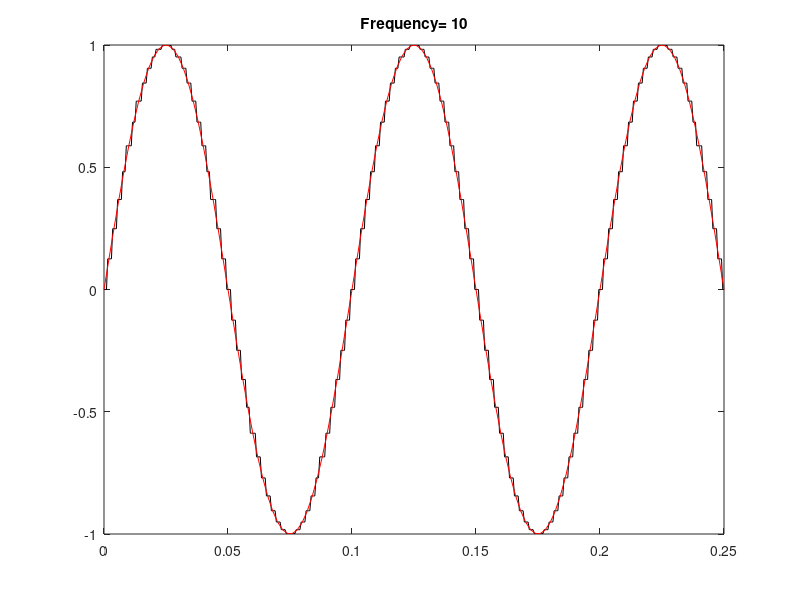

Write the MATLAB code that produced this figure. (Note: this script raises an error after producing the figure.)
% simulatedPSD

% Produce a 120Hz sampled stimulus to match the monitor
dur_in_sec=0.25; % duration of stimulus collection
Fs_stim=500; % sampling rate of the monitor
Fs=2000; % sampling rate of the brain
dur_in_freq=dur_in_sec*Fs_stim; % duration in sampling frequency of the monitor
sampling_monitor=0:1/Fs_stim:dur_in_sec;
sampling_VEP=0:1/Fs:dur_in_sec;
stim_freq=[10 20 30 40 60 80];
plot_color=['k','b','r','g','c','m','y'];
window=[125 250];

for x=1:length(stim_freq)
    flicker=sin(2*pi*sampling_monitor*stim_freq(x));
    for y=1:length(window)
        for z=1:length(sampling_VEP)
            temp1=sampling_monitor-sampling_VEP(z);
            temp2=min(abs(temp1));
            temp3=find(abs(temp1)==temp2);
            simVEP(:,z)=flicker(:,temp3(1));
        end
        if y==1
            figure(1)
            plot(sampling_VEP,simVEP,'-k')
            hold on
            plot(sampling_monitor,flicker,'-r')
            title(['Frequency= ' num2str(stim_freq(x))])
            ax=gca;
            ax.Box='off';
            ax.TickDir='out';
            pause
            hold off
        end

        [psd, freqs] = pwelch(simVEP,window(y),[],[],Fs);
        [prS,prF,prT]=spectrogram(simVEP,window(y),[],[],Fs);
        figure(3)
        helperCWTTimeFreqPlot(prS,prT,prF,'surf','STFT for VEP signal','seconds','Hz')
        figure(2)
        subplot(1,length(window),y)
        plot(freqs,psd,plot_color(x))
        hold on
        title(['Window= ' num2str(window(y))])
        ax=gca;
        ax.Box='off';
        ax.TickDir='out';
%         ax.XScale='log';
        ax.XLim=[0.1 152];
        ax.YLim=[0 0.2];
        pause
    end
end